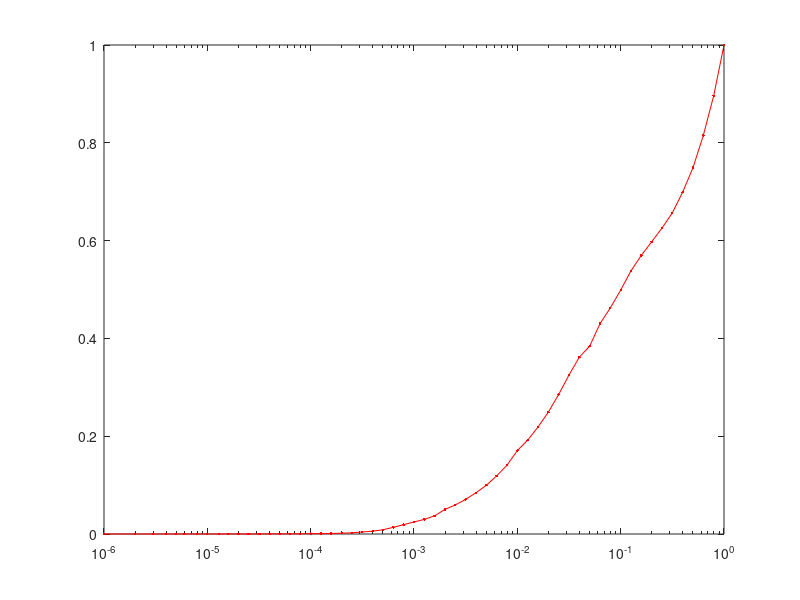

MATLAB code for this plot: (Note: this script raises an error after producing the figure.)
%  read labels and x-y data
load ErdosRenyiTemporalMetricsPlots_100.dat;     %  read data into the my_xy matrix
Prob = ErdosRenyiTemporalMetricsPlots_100(:,2);     %  copy first column of my_xy into x
EffSim = ErdosRenyiTemporalMetricsPlots_100(:,3);     %  and second column into y
EffTheor = ErdosRenyiTemporalMetricsPlots_100(:,4);     %  and second column into y

load ErdosRenyiTemporalMetricsPlots_1000.dat;     %  read data into the my_xy matrix
EffSim1 = ErdosRenyiTemporalMetricsPlots_1000(:,3);     %  and second column into y
EffTheor1 = ErdosRenyiTemporalMetricsPlots_1000(:,3);     %  and second column into y

semilogx(Prob,EffSim,'r.-',Prob,EffTheor,'rS-',Prob,EffSim1,'b.-',Prob,EffTheor1,'bS-');
xlabel('p');           % add axis labels and plot title
ylabel('Average Temporal Efficiency');
axis([0.000075 1.000 0.0 1.000],[0.000075 1.000 0.0 1.000]);
set(gca,'XScale','log','XGrid','on','YGrid','on','XMinorGrid','off');
%set(gca,'gridlinestyle','--')
%grid on;
legend('Simulation N = 100','Theoretical N = 100','Simulation N = 1000','Theoretical N = 1000');

%title('Mean monthly precipitation at Portland International Airport');
%plot(Prob,EffSim,'bx-',Prob,EffTheor,'ro-');     %  plot precip vs. month with circles